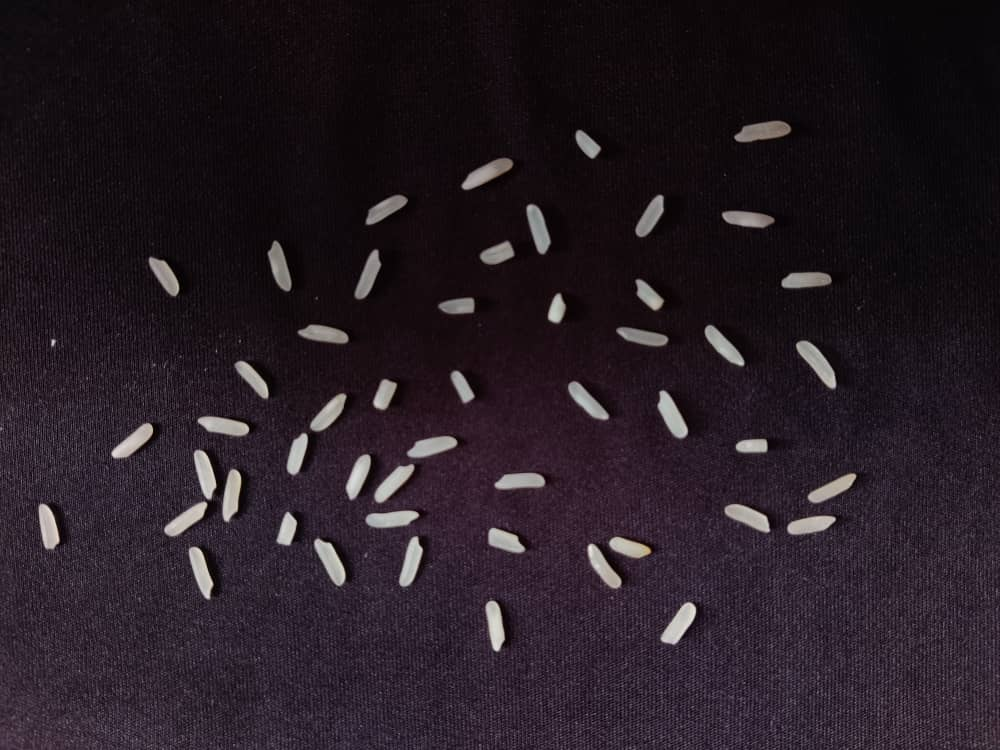
%> input picture test3.jpeg, 1000 x 750 px
$ octave RinceGrainCounter.m   (GNU Octave 9; MATLAB toolbox functions it lacks are replaced by stand-ins)
%> lines starting %> are read from the running program, lines starting %| are printed output that depends on the picture; in (x1, y1, x2, y2) boxes, pixels count from 0 and x2, y2 are one past the last pixel; in counts of white or black regions, pixels touching at a corner belong together; the program's own positions count from 1
clc
close all
clear all

a = imread('test3.jpeg');
%> a is the input picture: size 750x1000x3 uint8; mean R, G, B 38.4, 28.7, 36.3
I=rgb2gray(a); %comment this if the picture is in png
%I=a; % comment this if the picture is in other format than PNG
figure, imshow(I);
 figure, imhist(I),title('Graph of Grayscale image'); %look at the hist to get a threshold, e.g., 110
 I = imadjust(I);
figure,imshow(I),title('Increase Contrast')
 %convert to binary
bw = imbinarize(I);
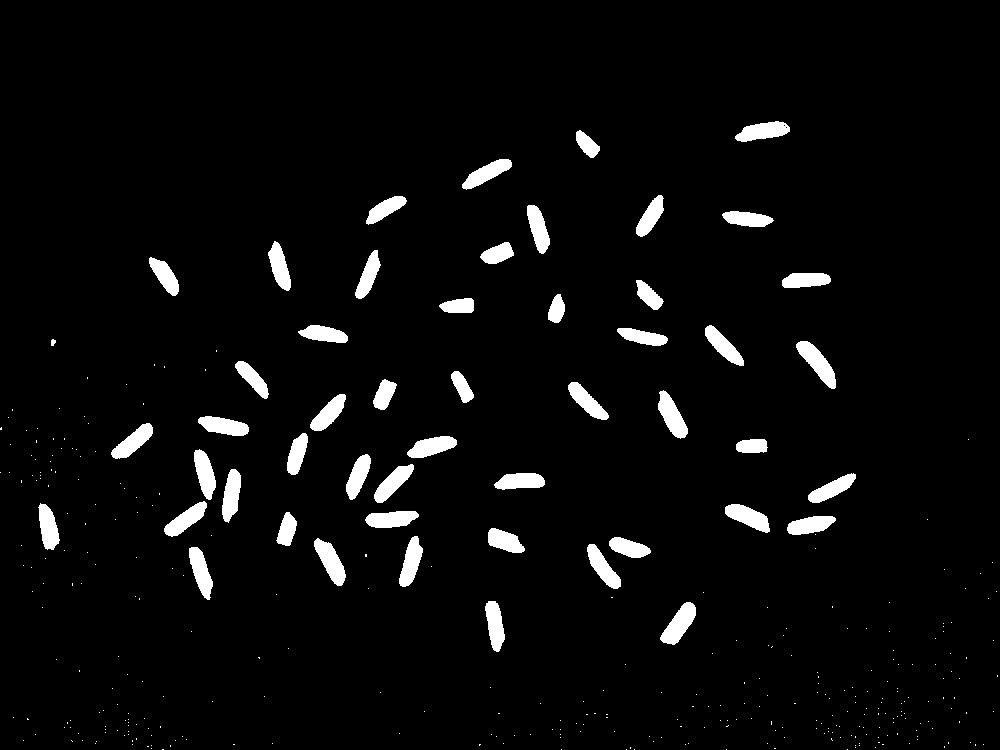
%> bw: size 750x1000 logical; 4.2% white; 367 white regions (316 under 20 px), largest, box (x1, y1, x2, y2) and area: (796, 341, 836, 389) 825, (660, 602, 696, 645) 795, (314, 538, 346, 586) 766
bw = bwareaopen(bw,50);
figure,imshow(bw),title('Binary')
I = im2bw(bw);  % be sure your image is binary

%identify Object
cc = bwconncomp(bw,4)
%> cc = 50 connected components
cc.NumObjects
%> ans = 50
grain = false(size(bw));
grain(cc.PixelIdxList{50}) = true;
%> grain: size 750x1000 logical; 0.09% white; 1 white region
% figure,imshow(grain)
labeled = labelmatrix(cc);%visualize
%> labeled: size 750x1000 uint8; 51 distinct labels, from 0 to 50
whos labeled
%change to rgb
RGB_label = label2rgb(labeled,'spring','c','shuffle');
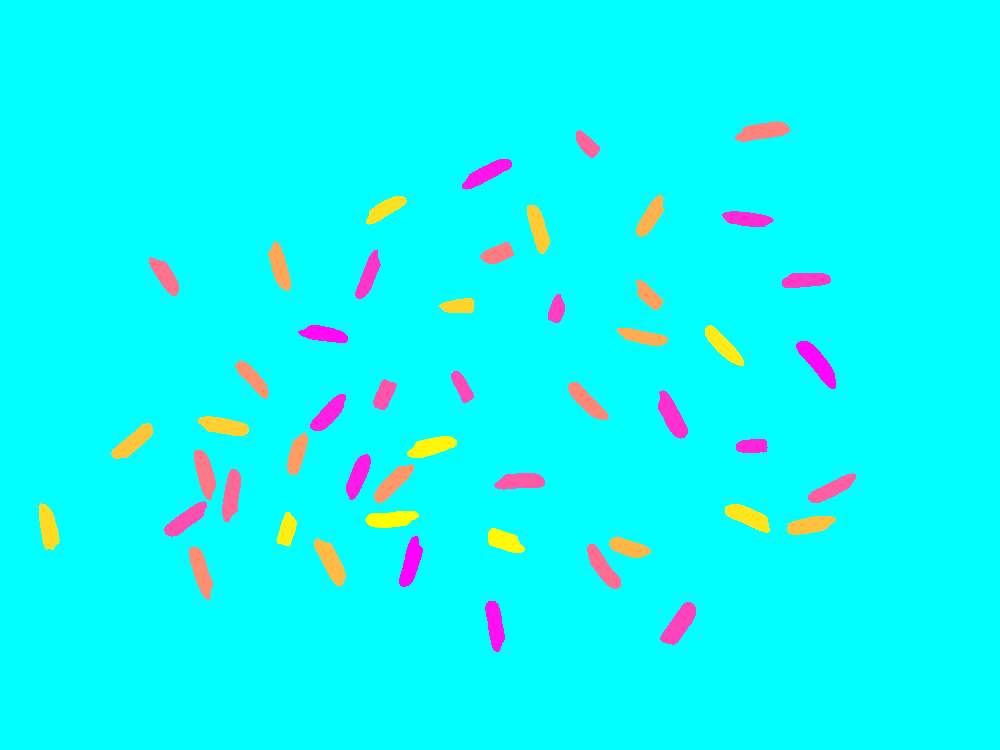
%> RGB_label: size 750x1000x3 uint8; mean R, G, B 10.5, 249.7, 249.7


%Computer Area-Based Statistic
graindata = regionprops(cc,'basic')
%> graindata = 50 regions; largest, box (x1, y1, x2, y2), Area and Centroid: (796, 341, 836, 389) 825 [818.1 363.4], (660, 602, 696, 645) 795 [679.9 624.7], (314, 538, 346, 586) 766 [331.3 562.1], (658, 390, 688, 439) 759 [672.6 416.4], (735, 121, 790, 142) 737 [763.6 132]
grain_areas = [graindata.Area]; %holds the area measurement for each grain.
%> grain_areas = 50 values, max 825 at index 49, min 349 at index 32, mean 619.5
grain_areas(50) %Find the area of the 50th component.
%> ans = 652
[min_area, idx] = min(grain_areas) % the grain with the smallest area.
%> min_area = 349; idx = 32
[max_area, idx] = max(grain_areas) % the grain with the smallest area.
%> max_area = 825; idx = 49
grain = false(size(bw));
grain(cc.PixelIdxList{idx}) = true;
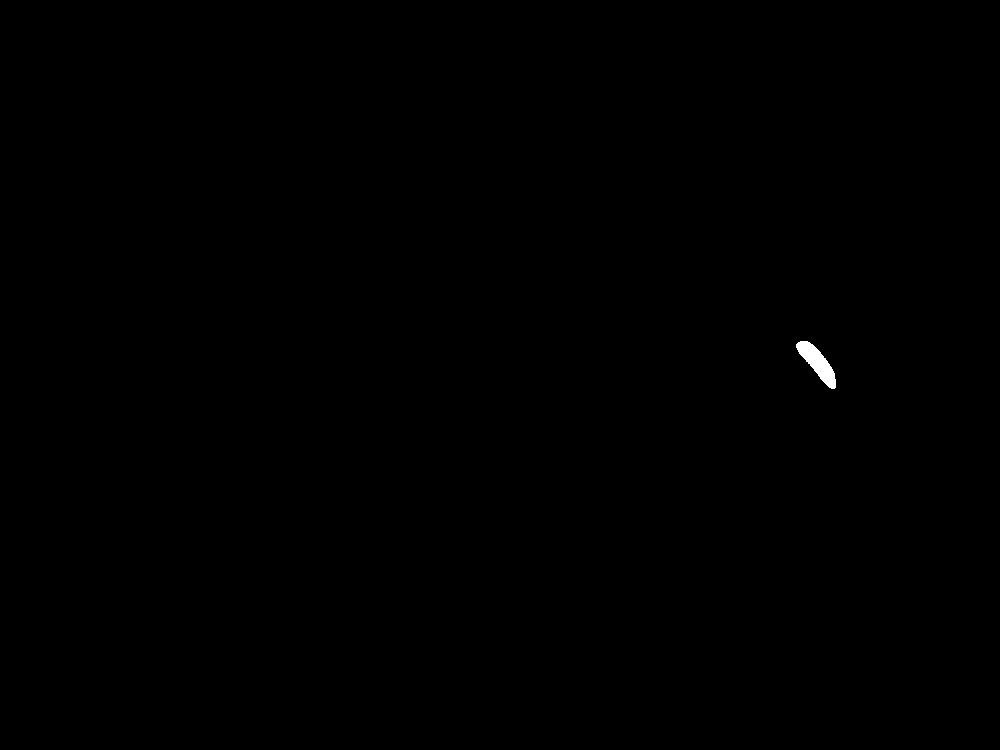
%> grain: size 750x1000 logical; 0.11% white; 1 white region, box (x1, y1, x2, y2) and area: (796, 341, 836, 389) 825

L = bwlabel(I); % label each object
%> L: size 750x1000 double; 51 distinct labels, from 0 to 50
%Step 2: see the label of each object
s = regionprops(L, 'Centroid');
%> s = 50 regions; first 5, Centroid: [48.9 528], [133.7 442.5], [165.6 276.4], [186.4 520.3], [201.5 572.3]
imshow(I)
hold on
for k = 1:numel(s)
    c = s(k).Centroid;
    text(c(1), c(2), sprintf('%d', k), ...
        'HorizontalAlignment', 'center', ...
        'VerticalAlignment', 'middle');
end
%> this loop made 50 passes
%> c on passes 1 to 12: [48.89 528], [133.7 442.5], [165.6 276.4], [186.4 520.3], [201.5 572.3], [205.5 474.1], [224.5 426.6], [232 495.7], [253.2 379.1], [280.3 267.3], [287.6 530.6], [297.7 454.7]
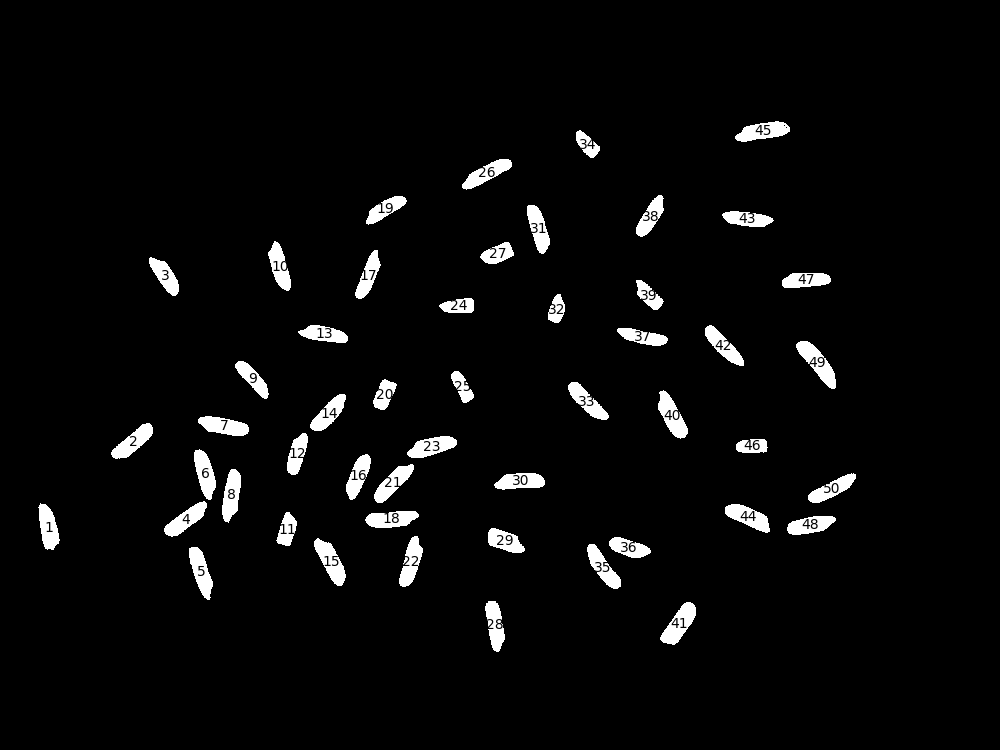
%> figure redrawn from the program's plot data
hold off

% Step 3: find the area of the object you want using its label
Total_value=0;
Standard=0;
Area_1=0;
figure
for k = 1:numel(s)

Obj = (L == k);   %  is the label number of the first object.
Area_1 = regionprops(Obj,'Area') % the answer

for (k=1)
%figure
imshow(Obj);

end
%depend on the picture size
if (Area_1.Area >300)
    Total_value=Total_value + 1;
else
    Total_value=Total_value + 0;
end

if ((Area_1.Area >500)&&(Area_1.Area <800))
    Standard=Standard + 1;
else
    Standard=Standard + 0;
end

end
%> this loop made 50 passes
%> (Area_1, Standard) on passes 1 to 12: ({Area 664}, 1), ({Area 697}, 2), ({Area 593}, 3), ({Area 688}, 4), ({Area 704}, 5), ({Area 691}, 6), ({Area 693}, 7), ({Area 699}, 8), ({Area 548}, 9), ({Area 653}, 10), ({Area 454}, 10), ({Area 557}, 11)
%> pass 1, `Obj = (L == k);`:
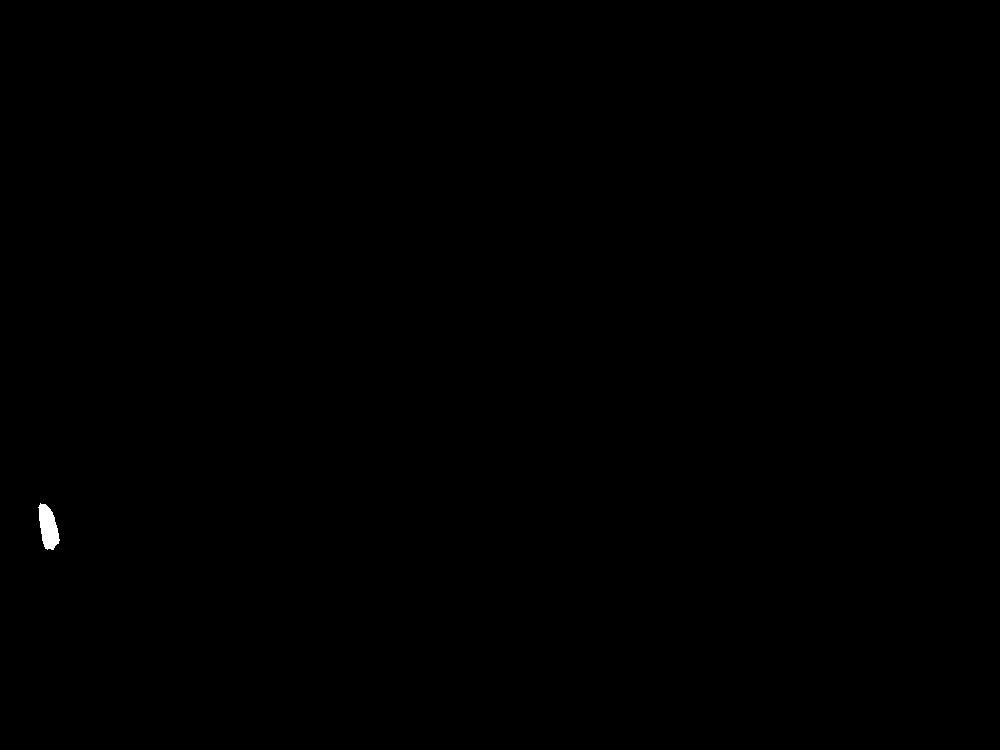
%> Obj: size 750x1000 logical; 0.09% white; 1 white region, box (x1, y1, x2, y2) and area: (38, 503, 60, 550) 664
close
figure,imshow(RGB_label),title('RGB')
figure,histogram(grain_areas),title('Graph Number of Grain Rice vs. Size of Rice Grain')
%> after `title('Graph Number of Grain Rice vs. Size of Rice Grain')`:
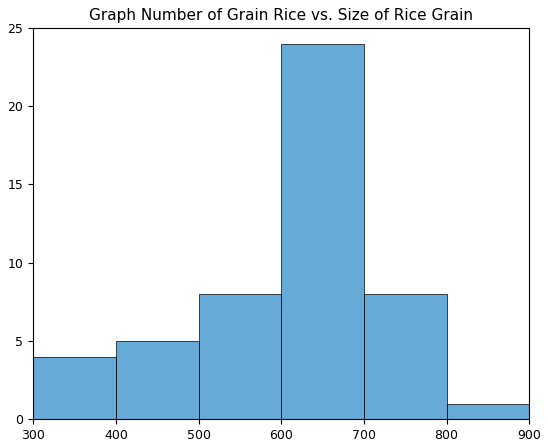
%> figure redrawn from the program's plot data; tallest bar 24 high, from x = 600 to 700
h = msgbox(['The total number of rice grains ' num2str(Total_value)], 'Count Rice Grain')
%> h = []
h = msgbox(['The total number of rice grains that fits the standards ' num2str(Standard)], 'Count Standard Rice Grain')
